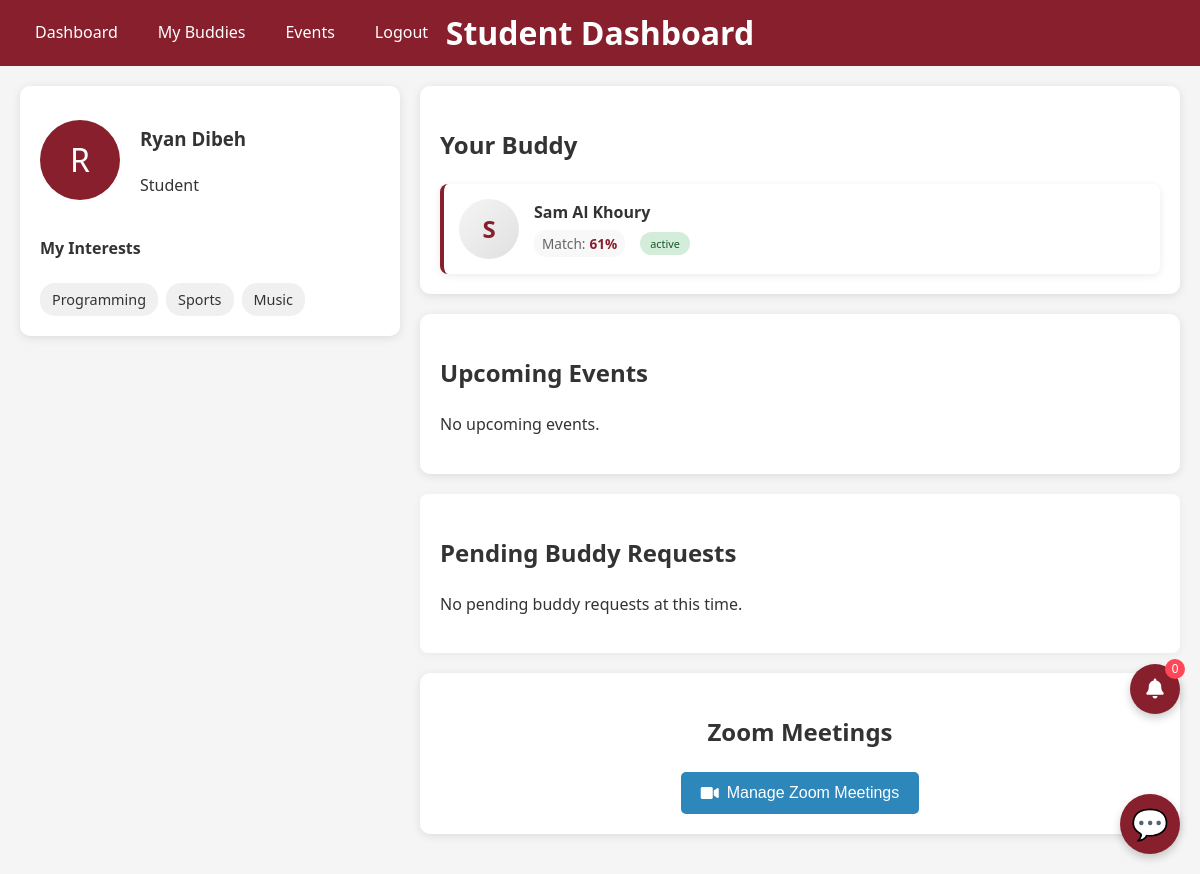
Screenshot of /student/dashboard (signed in) with the database file from the repository.
### tables this page shows
CREATE TABLE users (
            id INTEGER PRIMARY KEY AUTOINCREMENT,
            username TEXT UNIQUE,
            password_hash TEXT,
            email TEXT UNIQUE,
            full_name TEXT,
            role TEXT CHECK(role IN ('student', 'buddy')),
            is_approved BOOLEAN DEFAULT FALSE,
            created_at TIMESTAMP DEFAULT CURRENT_TIMESTAMP
        );

CREATE TABLE buddy_matches (
            id INTEGER PRIMARY KEY AUTOINCREMENT,
            buddy_id INTEGER,
            student_id INTEGER,
            status TEXT CHECK(status IN ('pending', 'active', 'declined', 'completed', 'paused')) DEFAULT 'pending',
            match_score INTEGER,
            matched_by_admin BOOLEAN DEFAULT FALSE,
            admin_approved BOOLEAN DEFAULT FALSE,  -- Make sure this is included
            admin_notes TEXT,
            created_at TIMESTAMP DEFAULT CURRENT_TIMESTAMP,
            updated_at TIMESTAMP DEFAULT CURRENT_TIMESTAMP,
            UNIQUE (buddy_id, student_id),
            CHECK (buddy_id != student_id)
            );

### app.py (the view)
@app.route("/student/dashboard")
def student_dashboard():
    if "user_id" not in session or session["role"] != "student":
        flash("Please login as a student to access this page", "warning")
        return redirect(url_for("login"))
    conn = get_db_connection()
    try:
        user = conn.execute(
            "SELECT is_approved FROM users WHERE id = ?", (session["user_id"],)
        ).fetchone()
        if not user["is_approved"]:
            flash("Your account is pending approval from the administrator", "warning")
            return redirect(url_for("login"))
        user_details = conn.execute(
            "SELECT * FROM user_details WHERE user_id = ?", (session["user_id"],)
        ).fetchone()
        if not user_details:
            flash("Please complete your profile first", "info")
            return redirect(url_for("complete_profile"))
        matches = conn.execute(
            """SELECT bm.*, u.full_name as buddy_name,
               datetime(bm.created_at) as formatted_created_at
               FROM buddy_matches bm
               JOIN users u ON bm.buddy_id = u.id
               WHERE bm.student_id = ?""",
            (session["user_id"],),
        ).fetchall()
        approved_matches = [m for m in matches if m["status"] in ("approved", "active")]
        pending_matches = conn.execute(
            """SELECT bm.*, u.full_name as buddy_name,
               datetime(bm.created_at) as formatted_created_at
               FROM buddy_matches bm
               JOIN users u ON bm.buddy_id = u.id
               WHERE bm.student_id = ? AND bm.status = 'pending'""",
            (session["user_id"],),
        ).fetchall()
        events = conn.execute(
            """SELECT *, datetime(start_time) as formatted_start_time
               FROM events
               WHERE is_public = 1 AND start_time > datetime('now')
               ORDER BY start_time LIMIT 5"""
        ).fetchall()
        pending_request = conn.execute(
            "SELECT 1 FROM buddy_matches WHERE student_id = ?",
            (session["user_id"],)
        ).fetchone()
        return render_template(
            "student_dashboard.html",
            full_name=session["full_name"],
            user_details=user_details,
            matches=matches,
            pending_matches=pending_matches,
            events=events,
            approved_matches=approved_matches,
            pending_request=pending_request,
        )
    finally:
        conn.close()

### app.py (called while the page is built)
def get_db_connection():
    conn = sqlite3.connect("buddy_system.db")
    conn.row_factory = sqlite3.Row
    return conn

### templates/student_dashboard.html (shortened to what this page needs)
<!DOCTYPE html>
<html lang="en">
<head>
    <link href="{{ url_for('static', filename='background.css') }}" rel="stylesheet">
    <link rel="stylesheet" href="https://cdnjs.cloudflare.com/ajax/libs/font-awesome/6.0.0-beta3/css/all.min.css">
</head>
<body>
    <div class="header-navbar">
        <div class="navbar">
            <a href="{{ url_for('student_dashboard') }}">Dashboard</a>
            <a href="#">My Buddies</a>
            <a href="#">Events</a>
            <a href="{{ url_for('logout') }}">Logout</a>
        </div>
        <h1 class="header-title">Student Dashboard</h1>
    </div>
    <div class="container">
        <div class="dashboard-container">
            <div class="left-column">
                <div class="profile-card">
                    <div class="profile-header">
                        <div class="profile-pic">{{ session['full_name'][0] }}</div>
                        <div>
                            <h3>{{ session['full_name'] }}</h3>
                            <p>Student</p>
                        </div>
                    </div>
                    <div>
                        <h4>My Interests</h4>
                        <div class="interests-list">
                            {% if user_details and user_details.interests %}
                            {% for interest in user_details.interests.split(',') %}
                            <span class="interest-tag">{{ interest }}</span>
                            {% endfor %}
                            {% else %}
                            <p>No interests specified</p>
                            {% endif %}
                        </div>
                    </div>
                </div>
            </div>
            <div class="right-column">
                <div class="matches-card">
                    <div class="matches-header">
                        <h2>Your Buddy</h2>
                    </div>
                    {% if matches %}
                    <div class="matches-container">
                        {% for match in matches %}
                        <div class="match-card">
                            <div class="match-info">
                                <div class="match-pic">{{ match.buddy_name[0] }}</div>
                                <div class="match-details">
                                    <div class="match-name">{{ match.buddy_name }}</div>
                                    <div class="match-meta">
                                        <span class="match-score">
                                            Match: <span class="score-value">{{ match.match_score }}%</span>
                                        </span>
                                        <span class="match-status status-{{ match.status.lower() }}">
                                            {{ match.status }}
                                        </span>
                                    </div>
                                </div>
                            </div>
                        </div>
                        {% endfor %}
                    </div>
                    {% endif %}
                </div>
                <div class="events-card">
                    <h2>Upcoming Events</h2>
                    {% if events %}
                    {% for event in events %}
                    <div class="event-card">
                        <h4>{{ event.title }}</h4>
                        <p>{{ event.formatted_start_time }} - {{ event.event_type }}</p>
                    </div>
                    {% endfor %}
                    {% else %}
                    <p>No upcoming events.</p>
                    {% endif %}
                </div>
                <div class="card" id="pending-matches">
                    <h2 class="section-title">Pending Buddy Requests</h2>
                    {% if pending_matches %}
                    <table class="table">
                        <thead>
                            <tr>
                                <th>Buddy Name</th>
                                <th>Requested On</th>
                                <th>Match Score</th>
                                <th>Status</th>
                            </tr>
                        </thead>
                        <tbody>
                            {% for match in pending_matches %}
                            <tr>
                                <td>{{ match.buddy_name }}</td>
                                <td>{{ match.formatted_created_at }}</td>
                                <td>{{ match.match_score }}%</td>
                                <td>Pending Approval</td>
                            </tr>
                            {% endfor %}
                        </tbody>
                    </table>
                    {% else %}
                    <div class="empty-state">
                        <p>No pending buddy requests at this time.</p>
                    </div>
                    {% endif %}
                </div>
                <div class="zoom-card">
                    <h2>Zoom Meetings</h2>
                    <button onclick="window.location.href='zoom_meetings.html'" class="zoom-button">
                        <i class="fas fa-video"></i> Manage Zoom Meetings
                    </button>
                </div>
            </div>
        </div>
    </div>
    <div class="notification-container">
        <button class="notification-bell" id="notificationBell">
            <i class="fas fa-bell"></i>
            <span class="notification-count" id="notificationCount">0</span>
        </button>
    </div>
    <button class="chat-button" onclick="toggleChat()">💬</button>
</body>
</html>

### static/background.css (style rules this page uses)
:root { --aub-maroon: #871f2d; --aub-maroon-dark: #5e1520; --aub-maroon-light: #a02838; --aub-gold: #c9a467; --aub-gray: #f5f5f5; --aub-gray-dark: #333333; --aub-white: #ffffff; }
body { font-family: 'Segoe UI', Tahoma, Geneva, Verdana, sans-serif; margin: 0; padding: 0; background-color: var(--aub-gray); color: var(--aub-gray-dark); line-height: 1.6; }
.container { max-width: 1200px; margin: 0 auto; padding: 20px; }
.header-navbar { background-color: var(--aub-maroon); color: var(--aub-white); display: flex; justify-content: space-between; align-items: center; padding: 10px 20px; }
.header-title { position: absolute; left: 50%; transform: translateX(-50%); }
.navbar { display: flex; gap: 10px; }
.navbar a { color: var(--aub-white); text-decoration: none; padding: 10px 15px; display: inline-block; }
.card { background-color: var(--aub-white); border-radius: 8px; box-shadow: 0 2px 10px rgba(0, 0, 0, 0.05); padding: 20px; margin-bottom: 20px; }
.status-active { background-color: #d4edda; color: #155724; }

### templates/student_dashboard.html (style rules this page uses)
.zoom-card { background-color: white; padding: 20px; border-radius: 10px; box-shadow: 0 2px 10px rgba(0, 0, 0, 0.1); margin-bottom: 20px; text-align: center; }
.zoom-button { background-color: #2d87bb; color: white; border: none; padding: 12px 20px; border-radius: 5px; cursor: pointer; font-size: 1em; transition: all 0.2s; display: inline-flex; align-items: center; gap: 8px; }
.dashboard-container { display: grid; grid-template-columns: 1fr 2fr; gap: 20px; }
.profile-card, .matches-card, .events-card { background-color: white; padding: 20px; border-radius: 10px; box-shadow: 0 2px 10px rgba(0, 0, 0, 0.1); margin-bottom: 20px; }
.profile-header { display: flex; align-items: center; margin-bottom: 20px; }
.profile-pic { width: 80px; height: 80px; border-radius: 50%; background-color: #871f2d; color: white; display: flex; align-items: center; justify-content: center; font-size: 2em; margin-right: 20px; }
.interests-list { display: flex; flex-wrap: wrap; gap: 8px; margin-top: 10px; }
.interest-tag { background-color: #f0f0f0; padding: 5px 12px; border-radius: 15px; font-size: 0.9em; }
.matches-container { display: grid; grid-template-columns: 1fr; gap: 15px; }
.match-card { display: flex; align-items: center; justify-content: space-between; padding: 15px; border-radius: 8px; background-color: #fff; box-shadow: 0 2px 8px rgba(0, 0, 0, 0.08); transition: transform 0.2s, box-shadow 0.2s; border-left: 4px solid #871f2d; }
.match-info { display: flex; align-items: center; flex-grow: 1; }
.match-pic { width: 60px; height: 60px; background-color: #f0f0f0; border-radius: 50%; display: flex; align-items: center; justify-content: center; font-size: 24px; font-weight: bold; margin-right: 15px; color: #871f2d; background: linear-gradient(135deg, #f5f5f5, #e0e0e0); }
.match-details { flex-grow: 1; }
.match-name { font-weight: 600; color: #333; margin-bottom: 4px; }
.match-meta { display: flex; align-items: center; gap: 15px; font-size: 0.85em; color: #666; }
.match-score { display: inline-flex; align-items: center; background-color: #f8f8f8; padding: 3px 8px; border-radius: 12px; }
.match-score .score-value { font-weight: 600; color: #871f2d; margin-left: 4px; }
.match-status { display: inline-block; padding: 3px 10px; border-radius: 12px; font-size: 0.8em; font-weight: 500; }
.chat-button { position: fixed; bottom: 20px; right: 20px; background-color: #871f2d; color: white; border: none; border-radius: 50%; width: 60px; height: 60px; font-size: 30px; display: flex; align-items: center; justify-content: center; cursor: pointer; box-shadow: 0 4px 8px rgba(0, 0, 0, 0.2); z-index: 1000; transition: all 0.2s; }
.notification-container { position: fixed; bottom: 160px; right: 20px; z-index: 1000; }
.notification-bell { background-color: #871f2d; color: white; border: none; border-radius: 50%; width: 50px; height: 50px; font-size: 20px; display: flex; align-items: center; justify-content: center; cursor: pointer; box-shadow: 0 4px 8px rgba(0, 0, 0, 0.2); position: relative; }
.notification-count { position: absolute; top: -5px; right: -5px; background-color: #ff4757; color: white; border-radius: 50%; width: 20px; height: 20px; font-size: 12px; display: flex; align-items: center; justify-content: center; }

### rows the page displays
users: full_name "Ryan Dibeh"
buddy_matches: full_name "S", buddy_name "Sam Al Khoury", match_score "61", status "active"

### other values shown
{{ session['full_name'][0] }} "R"
{{ interest }} "Programming" "Sports" "Music"
